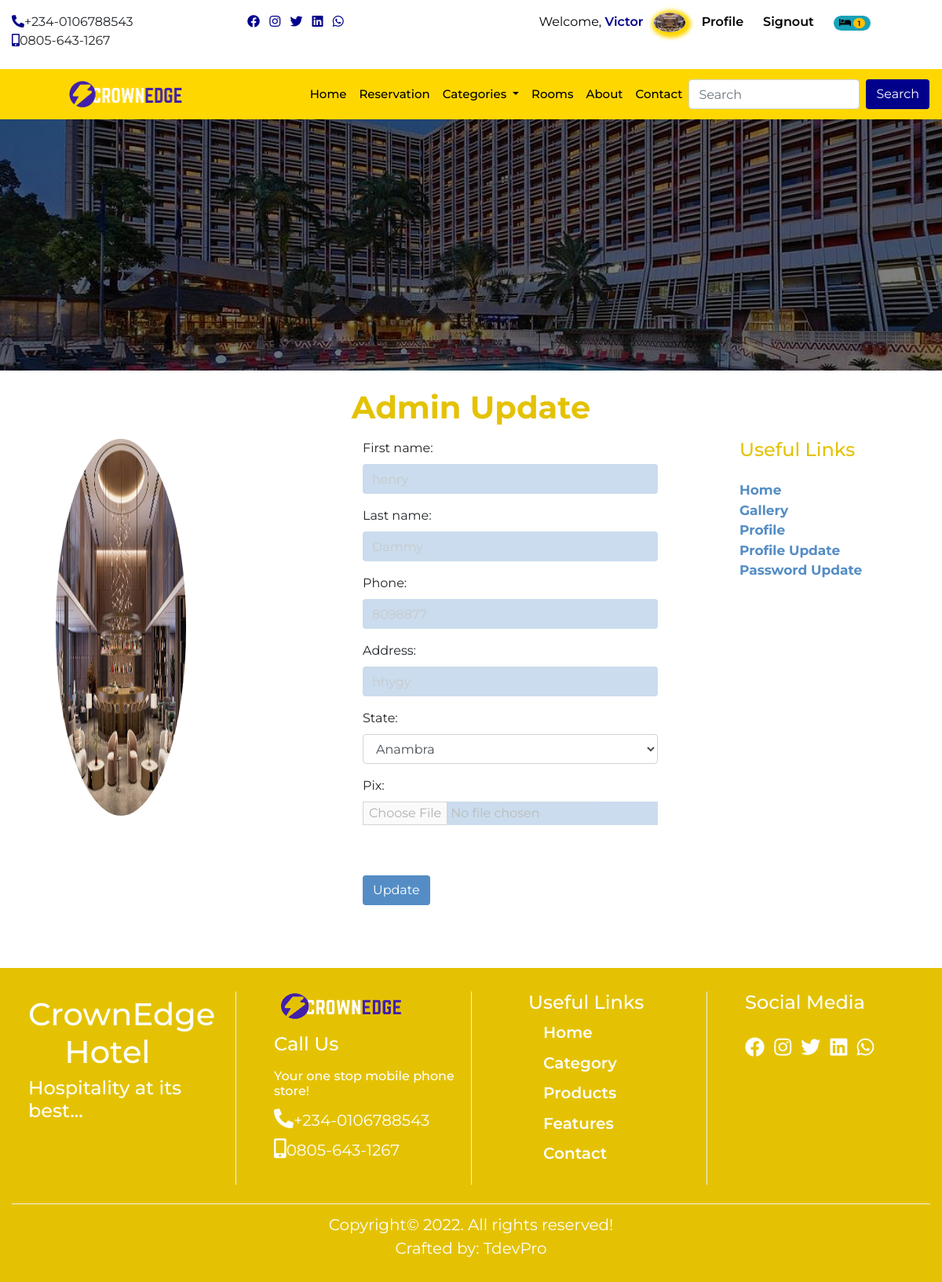
The app's page /update (signed in) with its own data.
### userprofile/models.py (models this page shows, shortened)
class Profile(models.Model):
    user = models.OneToOneField(User, on_delete= models.CASCADE)
    first_name = models.CharField(max_length=50)
    last_name = models.CharField(max_length=50)
    email = models.EmailField()
    phone = models.CharField(max_length=20)
    address = models.CharField(max_length=150)
    state = models.CharField(max_length=50)
    pix = models.ImageField(upload_to= 'profile', default='profile/avatar.jpg')
    class Meta:
        db_table = 'profile'
        managed = True
        verbose_name = 'Profile'
        verbose_name_plural = 'Profiles'

### home/models.py (models this page shows, shortened)
class CompanyProfile(models.Model):
    name = models.CharField(max_length=50)
    keyword = models.CharField(max_length=150)
    description = models.CharField(max_length=150)
    logo = models.ImageField(upload_to='logo', blank=True, null=True)
    favicon = models.ImageField(upload_to='logo', blank=True, null=True, default='/favicon-96x96.png')
    carousel = models.ImageField(upload_to='carousel', blank=True, null=True)
    carousel2 = models.ImageField(upload_to='carousel', blank=True, null=True)
    carousel3 = models.ImageField(upload_to='carousel', blank=True, null=True)
    carousel4 = models.ImageField(upload_to='carousel', blank=True, null=True)
    banner = models.ImageField(upload_to='banner', blank=True, null=True)
    mobile = models.CharField(max_length=20)
    mobile2 = models.CharField(max_length=20)
    address = models.CharField(max_length=100)
    email = models.EmailField()
    website = models.URLField()
    about = models.TextField()
    about2 = models.TextField()
    copyright_year = models.CharField(max_length=4)
    class Meta:
        db_table = 'companyprofile'
        managed = True
        verbose_name = 'CompanyProfile'
        verbose_name_plural = 'CompanyProfile'

### home/views.py (the view, shortened to what this page needs)
# urls.py: path('update', views.profile_update, name='update'),
@login_required(login_url='signin')
def profile_update(request):
    profile = Profile.objects.get(user__username= request.user.username)
    form = ProfileForm(instance=request.user.profile) #instatiate the form for a GET request
    context = {
        'form': form,
        'profile':profile
    }
    return render(request, 'update.html', context)

### userprofile/forms.py
class ProfileForm(forms.ModelForm):
    class Meta:
        model = Profile
        fields = ['first_name','last_name','phone','address','state','pix']
        widgets = {
            'first_name': forms.TextInput(attrs={'class':'form-control', 'placeholder': 'First Name'}),
            'last_name': forms.TextInput(attrs={'class':'form-control', 'placeholder': 'Last Name'}),
            'phone': forms.TextInput(attrs={'class':'form-control', 'placeholder': 'Phone'}),
            'address': forms.TextInput(attrs={'class':'form-control', 'placeholder': 'Address'}),
            'state': forms.Select(attrs={'class':'form-control', 'placeholder': 'State'}, choices=STATE),
            'pix': forms.FileInput(attrs={'class':'form-control-file'}),
        }

### home/context_processor.py (called while the page is built)
def dropdown(request):
    categories = Category.objects.all()
    context = {
        'categories':categories
    }
    return context

def company(request):
    cprofile = CompanyProfile.objects.get(pk=1)
    context = {
        'cprofile':cprofile
    }
    return context

def cartcount(request):
    count = Booking.objects.filter(user__username = request.user.username, paid=False)
    itemcount = 0
    for item in count:
        itemcount += item.no_days
    context = {
        'itemcount':itemcount
    }
    return context

### home/templatetags/sample_tags.py (called while the page is built)
@register.simple_tag
def intralink(main, link):
    return reverse(main) + '#' + link

### home/templates/update.html (shortened to what this page needs)
{% extends "base.html" %}
{% block header %} {% include 'header.html' %} {% endblock header %}
{% block banner %} {% include 'banner.html' %} {% endblock banner %}
{% block content %}
<section>
    <div class="container-fluid">
        <h1 class="title">{{profile.user.username}} update</h1>
        <div class="row prof">
          <div class="col-12 col-sm-12 col-md-5 col-lg-4">
            <div class="img-pcard">
              <img src="{{profile.pix.url}}">
            </div>
          </div>
          <div class="col-12 col-sm-12 col-md-5 col-lg-5">
            <div class="pro-form">
              <form action="{% url 'update' %}" method="POST" enctype="multipart/form-data">
                <div class="form-group">
                  {{form.as_p}}
                </div>
                <button type="submit" class="btn check-btn">update</button>
              </form>
            </div>
          </div>
          <div class="col-12 col-sm-12 col-md-2 col-lg-3">
            <div class="pro-links">
              <h4 class="mb-4">Useful Links</h4>
              <ul class="list-unstyled">
                <li><a href="{% url 'home' %}">Home</a></li>
                <li><a href="{% url 'rooms'  %}">gallery</a></li>
                <li><a href="{% url 'profile'  %}">profile</a></li>
                <li><a href="{% url 'update' %}">profile update</a></li>
                <li><a href="{% url 'password' %}">password update</a></li>
              </ul>
            </div>
          </div>
        </div>
      </div>
    </section>
{% endblock content %}
{% block footer %} {% include 'footer.html' %} {% endblock footer %}

### home/templates/header.html (shortened to what this page needs)
{% load sample_tags %}
<div class="container-fluid">
    <div class="row">
      <div class="col-12 col-sm-6 col-md-2 col-lg-3 mt-3 mb-2 hide">
        <ul class="list-inline">
          <li class="list-inline-item"><a href=""><i class="fas fa-phone-alt"></i></a><span>+234-0106788543</span></li>
          <li class="list-inline-item"><a href=""><i class="fas fa-mobile-alt"></i></a><span>0805-643-1267</span></li>
        </ul>
      </div>
      <div class="col-12 col-sm-6 col-md-2 col-lg-3 mt-3 mb-2 hide">
        <ul class="list-inline">
          <li class="list-inline-item"><a href=""><i class="fab fa-facebook"></i></a></li>
          <li class="list-inline-item"><a href=""><i class="fab fa-instagram"></i></a></li>
          <li class="list-inline-item"><a href=""><i class="fab fa-twitter"></i></a></li>
          <li class="list-inline-item"><a href=""><i class="fab fa-linkedin"></i></a></li>
          <li class="list-inline-item"><a href=""><i class="fab fa-whatsapp"></i></a></li>
        </ul>
      </div>
      <div class="col-12 col-sm-12 col-md-8 col-lg-6 mt-3 mb-2 auth">
        <ul class="">
          {% if user.is_authenticated %}
            <li class=""><a href="{% url 'profile' %}" class="welcome">welcome,
              <span>
                {% if user.first_name %}
                  {{request.user.first_name}}
                {% else %}
                  {{request.user.username}}
                {% endif %}
              </span></i></a></li>
            <li class=""><a href="" class="welimg"><img src="{{profile.pix.url}}"></a></li>
            <li class=""><a href="{% url 'profile' %}" class="user-btn"><span>profile</span></a></li>
            <li class=""><a href="{% url 'signout' %}" class="user-btn"><span>signout</span></a></li>
            <li class="">
              <a href="{% url 'booked' %}" class="user-btn">
                {% if itemcount > 0 %}
                  <span class="badge badge-pill badge-info">
                    <i class="fas fa-bed"></i>
                    <span class="badge badge-pill badge-warning">{{itemcount}}</span>
                  </span>
                {% else %}
                  <i class="fas fa-bed"></i>
                {% endif %}
              </a>
            </li>
          {% else %}
            <li class=""><a href="{% url 'signin' %}" class="user-btn"><i class="fas fa-user"></i><span>signin</span></a></li>
            <li class=""><a href="{% url 'signup' %}" class="user-btn"><i class="fas fa-users"></i><span>signup</span></a></li>
          {% endif %}
        </ul>
      </div>
    </div>
  </div>
      <nav class="navbar navbar-expand-lg navbar-light sticky-top">
        <a class="navbar-brand" href="{% url 'home' %}"><img src="{{cprofile.logo.url}}" alt=""></a>
        <div class="collapse navbar-collapse" id="navbarSupportedContent">
          <ul class="navbar-nav ml-auto">
            <li class="nav-item active">
              <a class="nav-link" href="{% url 'home' %}">home <span class="sr-only">(current)</span></a>
            </li>
            <li class="nav-item">
              <a class="nav-link" href="">reservation</a>
            </li>
            <li class="nav-item dropdown">
              <a class="nav-link dropdown-toggle" href="#" id="navbarDropdown" role="button" data-toggle="dropdown" aria-haspopup="true" aria-expanded="false">
                categories
              </a>
            </li>
            <li class="nav-item">
              <a class="nav-link" href="{% url 'rooms' %}">rooms</a>
            </li>
            <li class="nav-item">
              <a class="nav-link" href="{% intralink 'home' 'about' %}">about</a>
            </li>
            <li class="nav-item">
              <a class="nav-link" href="{% intralink 'home' 'contact' %}">contact</a>
            </li>
          </ul>
          <form class="form-inline my-2 my-lg-0" action="{% url 'search' %}" method="POST">
            <input class="form-control mr-sm-2" name="search" type="search" placeholder="Search" aria-label="Search">
            <button class="btn form-btn" type="submit">Search</button>
          </form>
        </div>
      </nav>

### home/templates/footer.html
<div class="footer">
    <div class="container-fluid footer2">
      <div class="row">
        <div class="col-12 col-sm-6 col-md-4 col-lg-3 foota-box">
          <h1>CrownEdge <span>Hotel</span></h1>
          <h4>Hospitality at its best...</h4>
        </div>
        <div class="col-12 col-sm-6 col-md-4 col-lg-3 foota-box2">
          <img src="{{cprofile.logo.url}}" alt="">
          <h4 class="mt-3 mb-3">Call Us</h4>
          <h6>Your one stop mobile phone store!</h6>
          <ul class="list-unstyled">
            <li><a href=""><i class="fas fa-phone-alt"></i></a><span>+234-0106788543</span></li>
            <li><a href=""><i class="fas fa-mobile-alt"></i></a><span>0805-643-1267</span></li>
          </ul>
        </div>
        <div class="col-12 col-sm-6 col-md-4 col-lg-3 foota-box3">
          <h4>Useful Links</h4>
          <ul class="list-unstyled">
            <li><a href="">Home</a></li>
            <li><a href="">Category</a></li>
            <li><a href="">Products</a></li>
            <li><a href="">Features</a></li>
            <li><a href="">Contact</a></li>
          </ul>
        </div>
        <div class="col-12 col-sm-6 col-md-12 col-lg-3 foota-box4">
          <h4 class="mb-4">Social Media</h4>
          <ul class="list-inline">
            <li class="list-inline-item"><a href=""><i class="fab fa-facebook"></i></a></li>
            <li class="list-inline-item"><a href=""><i class="fab fa-instagram"></i></a></li>
            <li class="list-inline-item"><a href=""><i class="fab fa-twitter"></i></a></li>
            <li class="list-inline-item"><a href=""><i class="fab fa-linkedin"></i></a></li>
            <li class="list-inline-item"><a href=""><i class="fab fa-whatsapp"></i></a></li>
          </ul>
        </div>
      </div>
      <div class="footer3">
        <p> Copyright&copy; 2022. All rights reserved! <br> Crafted by: TdevPro</p>
      </div>
    </div>
  </div>

### home/static/css/style.css (style rules this page uses)
* { margin: 0px; padding: 0px; box-sizing: border-box; }
body { font-family: 'Montserrat', sans-serif; }
html { scroll-behavior: smooth; }
.hide a { color: darkblue; }
.welimg img { width: 40px; border-radius: 100%; box-shadow: 2px 2px 5px 5px gold; }
.welcome { color: black; font-weight: 400; text-transform: capitalize; padding-right: .6rem; }
.welcome span { color: darkblue; font-weight: 600; text-decoration: none; }
.user-btn { color: darkblue; font-weight: 400; padding-left: 1rem; padding-right: .3rem; }
.user-btn span { color: black; font-weight: 600; text-transform: capitalize; }
.auth { display: flex; justify-content: space-around; }
.auth li { display: inline; }
h1 { color: gold; }
.navbar { background: gold; }
#navbarSupportedContent a { color: black; text-transform: capitalize; font-size: 15px; font-weight: 500; }
.navbar img { width: 50%; margin-left: 20%; }
.navbar-nav { margin-left: 50%; }
.form-btn { color:white; background: darkblue; }
.container-fluid h1 { text-align: center; margin-top: 2%; }
.footer { background: rgb(228, 194, 3); }
.footer h1 { color: white; margin-right: 19%; }
.footer h4 { color: white; }
.footer h6 { color: white; }
.foota-box { padding-left: 3%; }
.foota-box2 img { width: 170px; height: 15%; }
.foota-box2 .list-unstyled li a { color: white; font-size: 25px; }
.foota-box2 .list-unstyled li span { color: white; font-size: 20px; }
.foota-box3 li { padding-bottom: 4%; padding-left: 9%; font-weight: 600; }
.foota-box3 a { color: white; font-size: 20px; }
.foota-box4 a { color: white; font-size: 25px; }
.foota-box4 li { transition: transform .5sec; }
.foota-box, .foota-box2, .foota-box3, .foota-box4 { margin: 2.5% 0 2%; }
.foota-box2, .foota-box3, .foota-box4 { border-left: .1px solid #f0f0f0; padding-left: 4%; cursor: pointer; }
.foota-box3 { padding-left: 6%; }
.footer3 { text-align: center; color: white; font-size: 20px; padding: 1% 0; border-top: .5px solid #f0f0f0; }
.title { text-transform: capitalize; text-align: center; margin-top: 5rem; margin-bottom: 1rem; color: rgb(228, 194, 3); font-weight: 700; }
.check-btn { background: rgb(84, 141, 197) !important; color: white; text-transform: capitalize; margin-top: 5%; }
.prof { margin-bottom: 5rem; }
.img-pcard { width: 60%; height: 60vh; padding-left: 15%; }
.img-pcard img { width: 100%; height: 100%; border-radius: 100%; }
.pro-form { width: 90%; padding-left: 10%; }
.pro-form form { width: 100%; }
.pro-form input { border: none !important; background: rgb(84, 141, 197); opacity: 0.3; }
.pro-form .check-btn { background: rgb(84, 141, 197) !important; color: white; text-transform: capitalize; margin-top: 3rem; }
.pro-links { margin-left: 10%; }
.pro-links h4 { color: rgb(228, 194, 3); }
.pro-links a { color: rgb(84, 141, 197); font-size: 17px; font-weight: 700; text-transform: capitalize; }

### records on screen
Profile: pix (picture), user.username "Admin", first_name "henry", last_name "Dammy", phone "8098877", address "hhygy", state "Anambra"
CompanyProfile: logo (picture)

### other values on screen
{{ request.user.first_name }} "Victor"
{{ itemcount }} "1"
